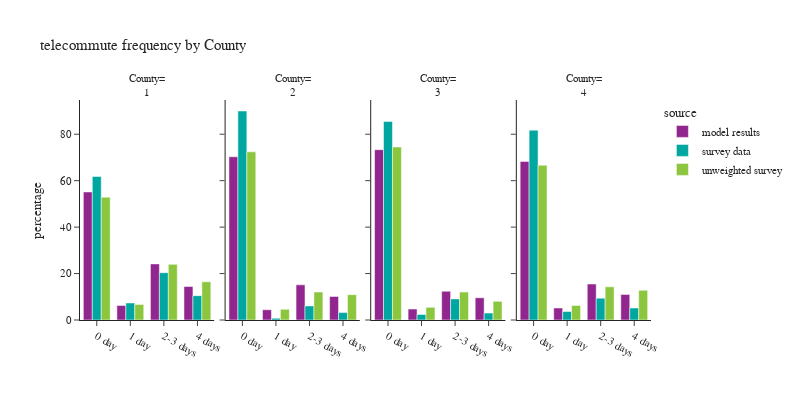

Here is the notebook cell this chart was saved with:
### Code cell
plot_segments(per_data,'county_id','County', 'County')

### Figure 1 — Plotly figure (JSON) as saved in the notebook; plotly's stock layout.template omitted (floating-point values rounded to 4 significant figures)
{"data": [{"alignmentgroup": "True", "hovertemplate": "source=model results<br>county_id=1<br>telecommute_frequency_des=%{x}<br>percentage=%{y}<extra></extra>", "legendgroup": "model results", "marker": {"color": "#91268F", "pattern": {"shape": ""}}, "name": "model results", "offsetgroup": "model results", "orientation": "v", "showlegend": true, "textposition": "auto", "type": "bar", "x": ["0 day", "1 day", "2-3 days", "4 days"], "xaxis": "x", "y": [55.15, 6.254, 24.17, 14.43], "yaxis": "y"}, {"alignmentgroup": "True", "hovertemplate": "source=model results<br>county_id=2<br>telecommute_frequency_des=%{x}<br>percentage=%{y}<extra></extra>", "legendgroup": "model results", "marker": {"color": "#91268F", "pattern": {"shape": ""}}, "name": "model results", "offsetgroup": "model results", "orientation": "v", "showlegend": false, "textposition": "auto", "type": "bar", "x": ["0 day", "1 day", "2-3 days", "4 days"], "xaxis": "x2", "y": [70.31, 4.408, 15.14, 10.14], "yaxis": "y2"}, {"alignmentgroup": "True", "hovertemplate": "source=model results<br>county_id=3<br>telecommute_frequency_des=%{x}<br>percentage=%{y}<extra></extra>", "legendgroup": "model results", "marker": {"color": "#91268F", "pattern": {"shape": ""}}, "name": "model results", "offsetgroup": "model results", "orientation": "v", "showlegend": false, "textposition": "auto", "type": "bar", "x": ["0 day", "1 day", "2-3 days", "4 days"], "xaxis": "x3", "y": [73.34, 4.713, 12.37, 9.584], "yaxis": "y3"}, {"alignmentgroup": "True", "hovertemplate": "source=model results<br>county_id=4<br>telecommute_frequency_des=%{x}<br>percentage=%{y}<extra></extra>", "legendgroup": "model results", "marker": {"color": "#91268F", "pattern": {"shape": ""}}, "name": "model results", "offsetgroup": "model results", "orientation": "v", "showlegend": false, "textposition": "auto", "type": "bar", "x": ["0 day", "1 day", "2-3 days", "4 days"], "xaxis": "x4", "y": [68.3, 5.175, 15.49, 11.03], "yaxis": "y4"}, {"alignmentgroup": "True", "hovertemplate": "source=survey data<br>county_id=1<br>telecommute_frequency_des=%{x}<br>percentage=%{y}<extra></extra>", "legendgroup": "survey data", "marker": {"color": "#00A7A0", "pattern": {"shape": ""}}, "name": "survey data", "offsetgroup": "survey data", "orientation": "v", "showlegend": true, "textposition": "auto", "type": "bar", "x": ["0 day", "1 day", "2-3 days", "4 days"], "xaxis": "x", "y": [61.8, 7.337, 20.38, 10.49], "yaxis": "y"}, {"alignmentgroup": "True", "hovertemplate": "source=survey data<br>county_id=2<br>telecommute_frequency_des=%{x}<br>percentage=%{y}<extra></extra>", "legendgroup": "survey data", "marker": {"color": "#00A7A0", "pattern": {"shape": ""}}, "name": "survey data", "offsetgroup": "survey data", "orientation": "v", "showlegend": false, "textposition": "auto", "type": "bar", "x": ["0 day", "1 day", "2-3 days", "4 days"], "xaxis": "x2", "y": [90.0, 0.7356, 6.082, 3.178], "yaxis": "y2"}, {"alignmentgroup": "True", "hovertemplate": "source=survey data<br>county_id=3<br>telecommute_frequency_des=%{x}<br>percentage=%{y}<extra></extra>", "legendgroup": "survey data", "marker": {"color": "#00A7A0", "pattern": {"shape": ""}}, "name": "survey data", "offsetgroup": "survey data", "orientation": "v", "showlegend": false, "textposition": "auto", "type": "bar", "x": ["0 day", "1 day", "2-3 days", "4 days"], "xaxis": "x3", "y": [85.52, 2.398, 9.097, 2.984], "yaxis": "y3"}, {"alignmentgroup": "True", "hovertemplate": "source=survey data<br>county_id=4<br>telecommute_frequency_des=%{x}<br>percentage=%{y}<extra></extra>", "legendgroup": "survey data", "marker": {"color": "#00A7A0", "pattern": {"shape": ""}}, "name": "survey data", "offsetgroup": "survey data", "orientation": "v", "showlegend": false, "textposition": "auto", "type": "bar", "x": ["0 day", "1 day", "2-3 days", "4 days"], "xaxis": "x4", "y": [81.75, 3.65, 9.413, 5.186], "yaxis": "y4"}, {"alignmentgroup": "True", "hovertemplate": "source=unweighted survey<br>county_id=1<br>telecommute_frequency_des=%{x}<br>percentage=%{y}<extra></extra>", "legendgroup": "unweighted survey", "marker": {"color": "#8CC63E", "pattern": {"shape": ""}}, "name": "unweighted survey", "offsetgroup": "unweighted survey", "orientation": "v", "showlegend": true, "textposition": "auto", "type": "bar", "x": ["0 day", "1 day", "2-3 days", "4 days"], "xaxis": "x", "y": [52.87, 6.721, 23.97, 16.43], "yaxis": "y"}, {"alignmentgroup": "True", "hovertemplate": "source=unweighted survey<br>county_id=2<br>telecommute_frequency_des=%{x}<br>percentage=%{y}<extra></extra>", "legendgroup": "unweighted survey", "marker": {"color": "#8CC63E", "pattern": {"shape": ""}}, "name": "unweighted survey", "offsetgroup": "unweighted survey", "orientation": "v", "showlegend": false, "textposition": "auto", "type": "bar", "x": ["0 day", "1 day", "2-3 days", "4 days"], "xaxis": "x2", "y": [72.41, 4.598, 12.07, 10.92], "yaxis": "y2"}, {"alignmentgroup": "True", "hovertemplate": "source=unweighted survey<br>county_id=3<br>telecommute_frequency_des=%{x}<br>percentage=%{y}<extra></extra>", "legendgroup": "unweighted survey", "marker": {"color": "#8CC63E", "pattern": {"shape": ""}}, "name": "unweighted survey", "offsetgroup": "unweighted survey", "orientation": "v", "showlegend": false, "textposition": "auto", "type": "bar", "x": ["0 day", "1 day", "2-3 days", "4 days"], "xaxis": "x3", "y": [74.5, 5.444, 12.03, 8.023], "yaxis": "y3"}, {"alignmentgroup": "True", "hovertemplate": "source=unweighted survey<br>county_id=4<br>telecommute_frequency_des=%{x}<br>percentage=%{y}<extra></extra>", "legendgroup": "unweighted survey", "marker": {"color": "#8CC63E", "pattern": {"shape": ""}}, "name": "unweighted survey", "offsetgroup": "unweighted survey", "orientation": "v", "showlegend": false, "textposition": "auto", "type": "bar", "x": ["0 day", "1 day", "2-3 days", "4 days"], "xaxis": "x4", "y": [66.67, 6.266, 14.29, 12.78], "yaxis": "y4"}], "layout": {"annotations": [{"font": {}, "showarrow": false, "text": "County=<br>1", "x": 0.1175, "xanchor": "center", "xref": "paper", "y": 1.0, "yanchor": "bottom", "yref": "paper"}, {"font": {}, "showarrow": false, "text": "County=<br>2", "x": 0.3725, "xanchor": "center", "xref": "paper", "y": 1.0, "yanchor": "bottom", "yref": "paper"}, {"font": {}, "showarrow": false, "text": "County=<br>3", "x": 0.6275, "xanchor": "center", "xref": "paper", "y": 1.0, "yanchor": "bottom", "yref": "paper"}, {"font": {}, "showarrow": false, "text": "County=<br>4", "x": 0.8825, "xanchor": "center", "xref": "paper", "y": 1.0, "yanchor": "bottom", "yref": "paper"}], "barmode": "group", "font": {"size": 11}, "height": 400, "legend": {"title": {"text": "source"}, "tracegroupgap": 0}, "title": {"text": "telecommute frequency by County"}, "width": 800, "xaxis": {"anchor": "y", "domain": [0.0, 0.235], "title": {"text": ""}}, "xaxis2": {"anchor": "y2", "domain": [0.255, 0.49], "matches": "x", "title": {"text": ""}}, "xaxis3": {"anchor": "y3", "domain": [0.51, 0.745], "matches": "x", "title": {"text": ""}}, "xaxis4": {"anchor": "y4", "domain": [0.765, 1.0], "matches": "x", "title": {"text": ""}}, "yaxis": {"anchor": "x", "domain": [0.0, 1.0], "title": {"text": "percentage"}}, "yaxis2": {"anchor": "x2", "domain": [0.0, 1.0], "matches": "y", "showticklabels": false}, "yaxis3": {"anchor": "x3", "domain": [0.0, 1.0], "matches": "y", "showticklabels": false}, "yaxis4": {"anchor": "x4", "domain": [0.0, 1.0], "matches": "y", "showticklabels": false}}}
